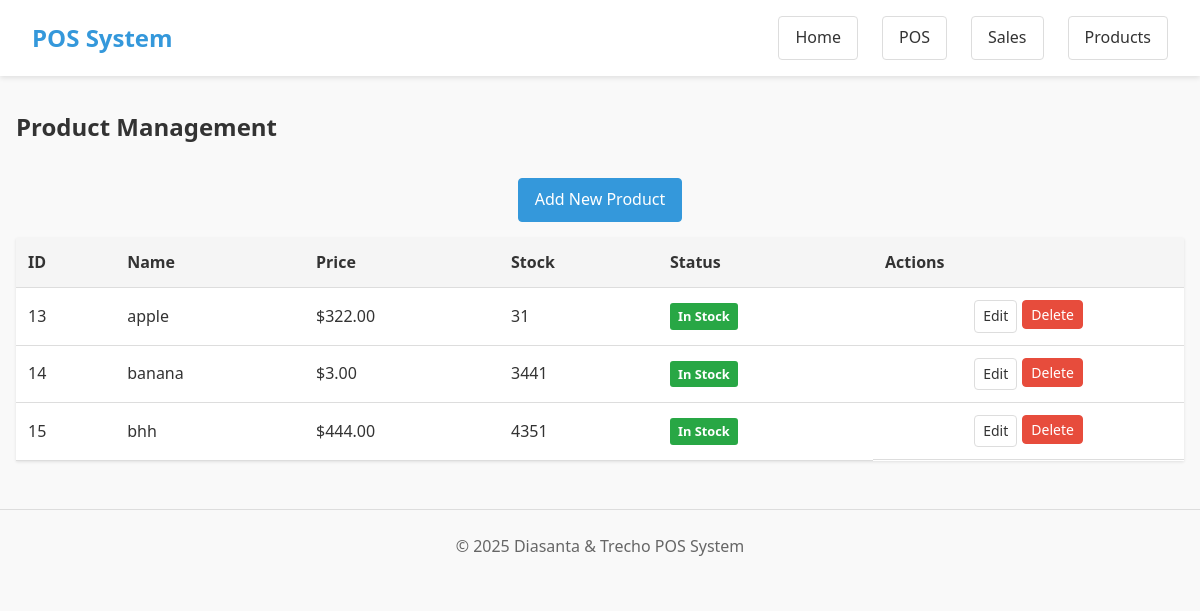
Page /products on the committed database.
### tables this page shows
CREATE TABLE products (
        id INTEGER PRIMARY KEY AUTOINCREMENT,
        name TEXT NOT NULL,
        price REAL NOT NULL,
        stock INTEGER NOT NULL
    );

### app.py (the view)
@app.route('/products')
def products():
    conn = sqlite3.connect('pos.db')
    conn.row_factory = sqlite3.Row
    cursor = conn.cursor()
    cursor.execute('SELECT * FROM products ORDER BY name')
    products = cursor.fetchall()
    conn.close()
    return render_template('products.html', products=products)

### templates/products.html (shortened to what this page needs)
{% extends "layout.html" %}
{% block content %}
<section class="products">
    <h2>Product Management</h2>
    <div class="actions">
        <a href="{{ url_for('add_product') }}" class="button primary">Add New Product</a>
    </div>
    {% if products %}
        <table class="data-table">
            <thead>
                <tr>
                    <th>ID</th>
                    <th>Name</th>
                    <th>Price</th>
                    <th>Stock</th>
                    <th>Status</th>
                    <th>Actions</th>
                </tr>
            </thead>
            <tbody>
                {% for product in products %}
                    <tr>
                        <td>{{ product.id }}</td>
                        <td>{{ product.name }}</td>
                        <td>${{ "%.2f"|format(product.price) }}</td>
                        <td>{{ product.stock }}</td>
                        <td>
                            {% if product.stock <= 0 %}
                                <span class="badge danger">Out of Stock</span>
                            {% elif product.stock < 5 %}
                                <span class="badge warning">Low Stock</span>
                            {% else %}
                                <span class="badge success">In Stock</span>
                            {% endif %}
                        </td>
                        <td class="action-buttons">
                            <a href="{{ url_for('edit_product', product_id=product.id) }}" class="button small">Edit</a>
                            <form method="POST" action="{{ url_for('delete_product', product_id=product.id) }}" class="delete-form">
                                <button type="submit" class="button small danger"
                                        onclick="return confirm('Are you sure you want to delete {{ product.name }}?')">
                                    Delete
                                </button>
                            </form>
                        </td>
                    </tr>
                {% endfor %}
            </tbody>
        </table>
    {% else %}
        <p>No products found.</p>
    {% endif %}
</section>
{% endblock %}

### static/css/style.css (style rules this page uses)
:root { --primary-color: #3498db; --primary-dark: #2980b9; --secondary-color: #2ecc71; --danger-color: #e74c3c; --text-color: #333; --light-gray: #f5f5f5; --border-color: #ddd; }
* { margin: 0; padding: 0; box-sizing: border-box; }
body { font-family: 'Segoe UI', Tahoma, Geneva, Verdana, sans-serif; line-height: 1.6; color: var(--text-color); background-color: #f9f9f9; }
.actions { margin-top: 2rem; display: flex; justify-content: center; flex-wrap: wrap; gap: 1rem; }
.button { display: inline-block; padding: 0.5rem 1rem; background-color: white; color: var(--text-color); text-decoration: none; border-radius: 4px; border: 1px solid var(--border-color); cursor: pointer; font-family: inherit; font-size: 1rem; transition: all 0.3s; }
.button.primary { background-color: var(--primary-color); color: white; border-color: var(--primary-color); }
.button.danger { background-color: var(--danger-color); color: white; border-color: var(--danger-color); }
.button.small { padding: 0.25rem 0.5rem; font-size: 0.875rem; }
.data-table { width: 100%; border-collapse: collapse; margin-top: 1rem; background-color: white; box-shadow: 0 1px 3px rgba(0, 0, 0, 0.1); }
.data-table th, .data-table td { padding: 0.75rem; text-align: left; border-bottom: 1px solid var(--border-color); }
.data-table th { background-color: var(--light-gray); font-weight: 600; }

### templates/products.html (style rules this page uses)
.action-buttons { display: flex; gap: 5px; justify-content: center; }
.delete-form { margin: 0; }
.badge { padding: 3px 8px; border-radius: 3px; font-size: 0.8em; font-weight: bold; display: inline-block; text-align: center; }
.badge.success { background-color: #28a745; color: white; }

### rows in the picture
products: id "13", name "apple", price "322.00", stock "31", shows "In Stock"
products: id "14", name "banana", price "3.00", stock "3441", shows "In Stock"
products: id "15", name "bhh", price "444.00", stock "4351", shows "In Stock"
